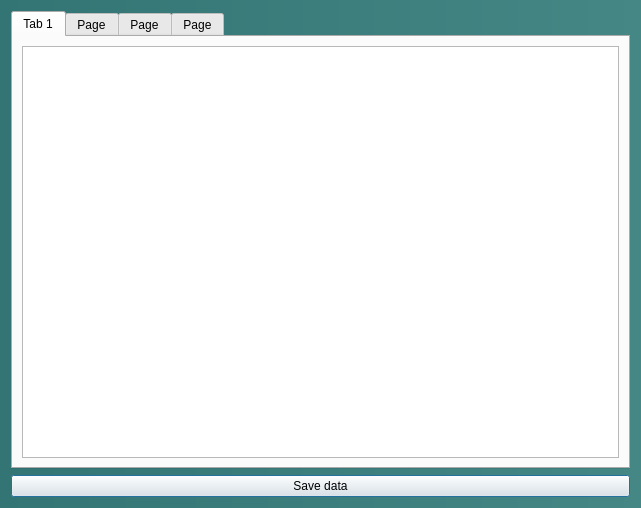
<?xml version="1.0" encoding="UTF-8"?>
<ui version="4.0">
 <class>DatasetAnalysisDialog</class>
 <widget class="QDialog" name="DatasetAnalysisDialog">
  <property name="geometry">
   <rect>
    <x>0</x>
    <y>0</y>
    <width>641</width>
    <height>508</height>
   </rect>
  </property>
  <property name="sizePolicy">
   <sizepolicy hsizetype="MinimumExpanding" vsizetype="MinimumExpanding">
    <horstretch>0</horstretch>
    <verstretch>0</verstretch>
   </sizepolicy>
  </property>
  <property name="windowTitle">
   <string>Dataset Analysis</string>
  </property>
  <property name="styleSheet">
   <string notr="true">QDialog#DatasetAnalysisDialog{
background:qlineargradient(spread:pad, x1:0, y1:0.511364, x2:1, y2:0.511364, stop:0 rgba(50, 117, 116,255) , stop:1 rgba(69, 135, 133,255) )
}</string>
  </property>
  <layout class="QVBoxLayout" name="verticalLayout_2">
   <item>
    <widget class="QTabWidget" name="tabWidget">
     <property name="styleSheet">
      <string notr="true"/>
     </property>
     <property name="currentIndex">
      <number>0</number>
     </property>
     <widget class="QWidget" name="tab_1">
      <attribute name="title">
       <string>Tab 1</string>
      </attribute>
      <layout class="QVBoxLayout" name="verticalLayout">
       <item>
        <widget class="QTableView" name="table_1">
         <property name="editTriggers">
          <set>QAbstractItemView::NoEditTriggers</set>
         </property>
        </widget>
       </item>
      </layout>
     </widget>
     <widget class="QWidget" name="tab_2">
      <attribute name="title">
       <string>Page</string>
      </attribute>
      <layout class="QVBoxLayout" name="verticalLayout_3">
       <item>
        <widget class="QTableView" name="table_2">
         <property name="editTriggers">
          <set>QAbstractItemView::NoEditTriggers</set>
         </property>
        </widget>
       </item>
      </layout>
     </widget>
     <widget class="QWidget" name="tab_3">
      <attribute name="title">
       <string>Page</string>
      </attribute>
      <layout class="QVBoxLayout" name="verticalLayout_4">
       <item>
        <widget class="QTableView" name="table_3">
         <property name="editTriggers">
          <set>QAbstractItemView::NoEditTriggers</set>
         </property>
        </widget>
       </item>
      </layout>
     </widget>
     <widget class="QWidget" name="tab_4">
      <attribute name="title">
       <string>Page</string>
      </attribute>
      <layout class="QVBoxLayout" name="verticalLayout_5">
       <item>
        <widget class="QTableView" name="table_4">
         <property name="editTriggers">
          <set>QAbstractItemView::NoEditTriggers</set>
         </property>
        </widget>
       </item>
      </layout>
     </widget>
    </widget>
   </item>
   <item>
    <widget class="QPushButton" name="save_table_button">
     <property name="styleSheet">
      <string notr="true">QPushButton#save_histogram_button{
color:white;
background:rgb(25, 150, 141);
border-color:rgb(25, 150, 141);
border-radius: 5px;
height: 25px
}

QPushButton#save_histogram_button:hover
{
color:(220, 223, 223);
background:rgb(21, 156, 143);
border-color:rgb(21, 156, 143);
border-radius: 5px;
height: 25px
}

QPushButton#save_histogram_button:pressed
{
color:rgb(211, 213, 213);
background:rgb(16, 117, 107);
border-color:rgb(16, 117, 107);
border-radius: 5px;
height: 25px
}</string>
     </property>
     <property name="text">
      <string>Save data</string>
     </property>
    </widget>
   </item>
  </layout>
 </widget>
 <resources/>
 <connections/>
</ui>
